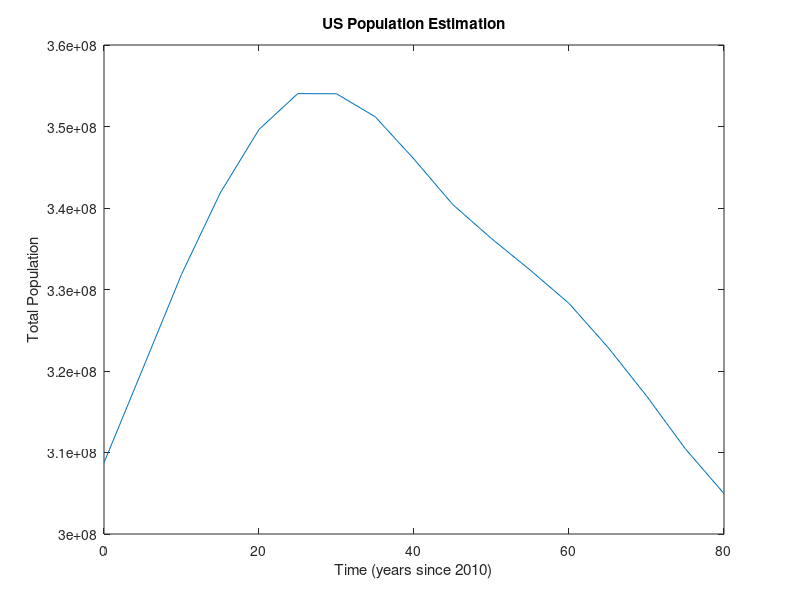

MATLAB code to generate this figure:
f0 = 0; % Under 5 years
f1 = 0; % 5 to 9 years
f2 = 0; % 10 to 14 years
f3 = 5*(29.3/2000); % 15 to 19 years
f4 = 5*(87.3/2000); % 20 to 24 years
f5 = 5*(96.6/2000); % 25 to 29 years
f6 = 5*(82.7/2000); % 30 to 34 years
f7 = 5*(50.7/2000); % 35 to 39 years
f8 = 5*(12.6/2000); % 40 to 44 years
f9 = 0; % 45 to 49 years
f10 = 0; % 50 to 54 years
f11 = 0; % 55 to 59 years
f12 = 0; % 60 to 64 years
f13 = 0; % 65 to 69 years
f14 = 0; % 70 to 74 years
f15 = 0; % 75 to 79 years
f16 = 0; % 80 to 84 years
f17 = 0; % 85 years and over

fecundity = [f0, f1, f2, f3, f4, f5, f6, f7, f8, f9, f10];
fecundity = [fecundity, f11, f12, f13, f14, f15, f16, f17];

s0 = 0.998645388365398; % survival rate (under 5) -> (5 to 9)
s1 = 0.999889771595246; % survival rate (5 to 9) -> (10 to 14)
s2 = 0.999853365016549; % survival rate (10 to 14) -> (15 to 19)
s3 = 0.999572284333325; % survival rate (15 to 19) -> (20 to 24)
s4 = 0.999160798626925; % survival rate (20 to 24) -> (25 to 29)
s5 = 0.999022739666083; % survival rate (25 to 29) -> (30 to 34)
s6 = 0.998839751270645; % survival rate (30 to 34) -> (35 to 39)
s7 = 0.998680501864206; % survival rate (35 to 39) -> (40 to 44)
s8 = 0.998089748275858; % survival rate (40 to 44) -> (45 to 49)
s9 = 0.997180890703435; % survival rate (45 to 49) -> (50 to 54)
s10 = 0.995218162962133; % survival rate (50 to 54) -> (55 to 59)
s11 = 0.992509307872618; % survival rate (55 to 59) -> (60 to 64)
s12 = 0.989334831100438; % survival rate (60 to 64) -> (65 to 69)
s13 = 0.982766910518901; % survival rate (65 to 69) -> (70 to 74)
s14 = 0.974254718012159; % survival rate (70 to 74) -> (75 to 79)
s15 = 0.962184783804411; % survival rate (75 to 79) -> (80 to 84)
s16 = 0.940039283850632; % survival rate (80 to 84) -> (85 and over)

survival = [s0, zeros(1, 17)];
survival = [survival; zeros(1,1), s1, zeros(1, 16)];
survival = [survival; zeros(1,2), s2, zeros(1, 15)];
survival = [survival; zeros(1,3), s3, zeros(1, 14)];
survival = [survival; zeros(1,4), s4, zeros(1, 13)];
survival = [survival; zeros(1,5), s5, zeros(1, 12)];
survival = [survival; zeros(1,6), s6, zeros(1, 11)];
survival = [survival; zeros(1,7), s7, zeros(1, 10)];
survival = [survival; zeros(1,8), s8, zeros(1, 9)];
survival = [survival; zeros(1,9), s9, zeros(1, 8)];
survival = [survival; zeros(1,10), s10, zeros(1, 7)];
survival = [survival; zeros(1,11), s11, zeros(1, 6)];
survival = [survival; zeros(1,12), s12, zeros(1, 5)];
survival = [survival; zeros(1,13), s13, zeros(1, 4)];
survival = [survival; zeros(1,14), s14, zeros(1, 3)];
survival = [survival; zeros(1,15), s15, zeros(1, 2)];
survival = [survival; zeros(1,16), s16, zeros(1, 1)];

Leslie = [fecundity; survival];

n0 = 20201362; % Under 5 years
n1 = 20348657; % 5 to 9 years
n2 = 20677194; % 10 to 14 years
n3 = 22040343; % 15 to 19 years
n4 = 21585999; % 20 to 24 years
n5 = 21101849; % 25 to 29 years
n6 = 19962099; % 30 to 34 years
n7 = 20179642; % 35 to 39 years
n8 = 20890964; % 40 to 44 years
n9 = 22708591; % 45 to 49 years
n10 = 22298125; % 50 to 54 years
n11 = 19664805; % 55 to 59 years
n12 = 16817924; % 60 to 64 years
n13 = 12435263; % 65 to 69 years
n14 = 9278166; % 70 to 74 years
n15 = 7317795; % 75 to 79 years
n16 = 5743327; % 80 to 84 years
n17 = 5493433; % 85 and over

Population = [n0; n1; n2; n3; n4; n5; n6; n7; n8; n9; n10];
Population = [Population; n11; n12; n13; n14; n15; n16; n17];
time = [];
final_pop = [];

for t = 0:(80/5)
    time = [time, t];
    final_pop = [final_pop, sum(Population)];
    Population = Leslie*Population;
end

figure
plot(time.*(5), final_pop);
title('US Population Estimation');
xlabel('Time (years since 2010)');
ylabel('Total Population');

